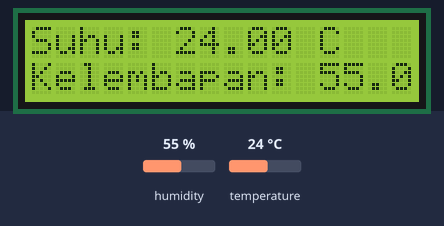
This sketch was run on a simulated Arduino Uno, built with avr-gcc and run on an emulated ATmega328P. Parts: 16×2 character LCD. The inputs (shaded band) are chosen by the test bench; at power-on: humidity 55 %, temperature 24 °C.

Above: at 1.2 s.
1.3 s: humidity set to 22 %
At 2.8 s:
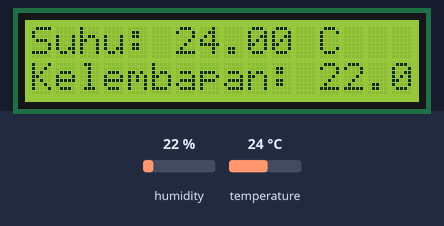
4.0 s: temperature set to 12 °C
At 5.5 s:
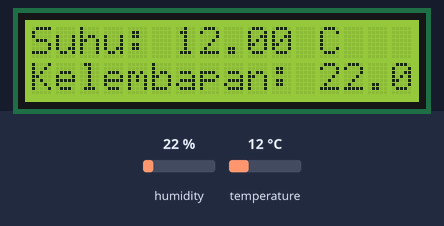
6.7 s: humidity set to 40 %
At 9.4 s:
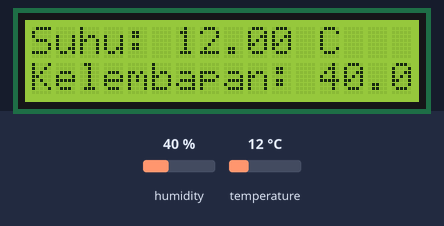
9.7 s: temperature set to 19 °C
At 11.0 s:
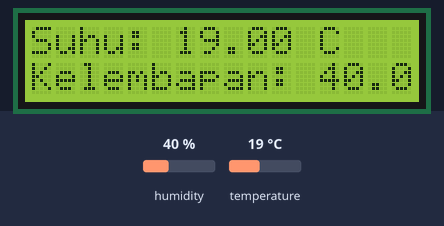
Timing chart, 0 to 12.7 s (numbered marks = the images above; inputs shaded):
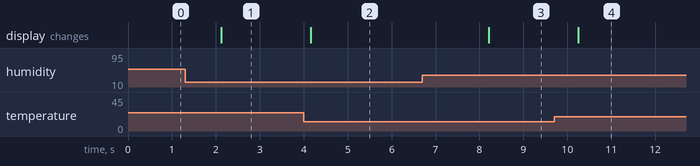

The sketch:

dht11_dan_lcd.ino
```cpp
#include <LiquidCrystal.h>
#include <DHT.h>

#define DHTPIN 13
#define DHTTYPE DHT11

DHT dht(DHTPIN, DHTTYPE);
LiquidCrystal lcd(2, 3, 4, 5, 6, 7);

void setup() {
  lcd.begin(16, 2);
  dht.begin();
}

void loop() {
  float suhu = dht.readTemperature();
  float kelembapan = dht.readHumidity();

  lcd.clear();
  lcd.setCursor(0, 0);
  lcd.print("Suhu: ");
  lcd.print(suhu);
  lcd.print(" C");

  lcd.setCursor(0, 1);
  lcd.print("Kelembapan: ");
  lcd.print(kelembapan);
  lcd.print("%");

  delay(2000);
}
```

Measured:
- after the input at 1.3 s, the display: changes after 0.82 s (image 1)
- after the input at 4.0 s, the display: changes after 0.15 s (image 2)
- after the input at 6.7 s, the display: changes after 1.5 s (image 3)
- after the input at 9.7 s, the display: changes after 0.55 s (image 4)
